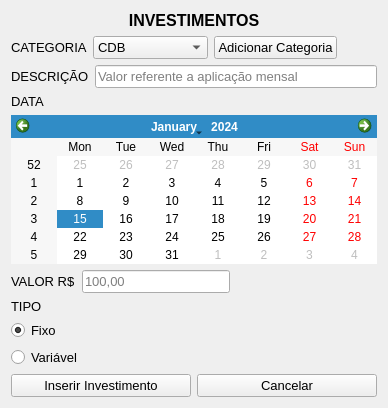
      <widget class="QWidget" name="pg_novo_investimento">
       <layout class="QGridLayout" name="gridLayout_8">
        <item row="0" column="0">
         <widget class="QLabel" name="label_52">
          <property name="font">
           <font>
            <family>Arial</family>
            <pointsize>10</pointsize>
            <weight>75</weight>
            <bold>true</bold>
           </font>
          </property>
          <property name="text">
           <string>&lt;html&gt;&lt;head/&gt;&lt;body&gt;&lt;p align=&quot;center&quot;&gt;&lt;span style=&quot; font-size:12pt;&quot;&gt;INVESTIMENTOS&lt;/span&gt;&lt;/p&gt;&lt;/body&gt;&lt;/html&gt;</string>
          </property>
         </widget>
        </item>
        <item row="1" column="0">
         <layout class="QHBoxLayout" name="horizontalLayout_10">
          <item>
           <layout class="QVBoxLayout" name="verticalLayout_22">
            <item>
             <layout class="QHBoxLayout" name="horizontalLayout_9">
              <item>
               <widget class="QLabel" name="label_53">
                <property name="font">
                 <font>
                  <family>Arial</family>
                  <pointsize>10</pointsize>
                 </font>
                </property>
                <property name="text">
                 <string>CATEGORIA</string>
                </property>
               </widget>
              </item>
              <item>
               <widget class="QComboBox" name="cb_cat_investimento">
                <property name="font">
                 <font>
                  <family>Arial</family>
                  <pointsize>10</pointsize>
                 </font>
                </property>
                <item>
                 <property name="text">
                  <string>CDB</string>
                 </property>
                </item>
                <item>
                 <property name="text">
                  <string>LCI</string>
                 </property>
                </item>
                <item>
                 <property name="text">
                  <string>Tesouro Direto</string>
                 </property>
                </item>
               </widget>
              </item>
              <item>
               <widget class="QPushButton" name="btn_add_cat_investimento">
                <property name="font">
                 <font>
                  <family>Arial</family>
                  <pointsize>10</pointsize>
                 </font>
                </property>
                <property name="cursor">
                 <cursorShape>PointingHandCursor</cursorShape>
                </property>
                <property name="text">
                 <string>Adicionar Categoria</string>
                </property>
               </widget>
              </item>
              <item>
               <spacer name="horizontalSpacer_15">
                <property name="orientation">
                 <enum>Qt::Horizontal</enum>
                </property>
                <property name="sizeHint" stdset="0">
                 <size>
                  <width>40</width>
                  <height>20</height>
                 </size>
                </property>
               </spacer>
              </item>
             </layout>
            </item>
            <item>
             <layout class="QHBoxLayout" name="horizontalLayout_23">
              <item>
               <widget class="QLabel" name="label_56">
                <property name="font">
                 <font>
                  <family>Arial</family>
                  <pointsize>10</pointsize>
                 </font>
                </property>
                <property name="text">
                 <string>DESCRIÇÃO</string>
                </property>
               </widget>
              </item>
              <item>
               <widget class="QLineEdit" name="txt_desc_investimento">
                <property name="font">
                 <font>
                  <family>Arial</family>
                  <pointsize>10</pointsize>
                 </font>
                </property>
                <property name="placeholderText">
                 <string>Valor referente a aplicação mensal</string>
                </property>
               </widget>
              </item>
             </layout>
            </item>
            <item>
             <layout class="QVBoxLayout" name="verticalLayout_47">
              <item>
               <widget class="QLabel" name="label_54">
                <property name="font">
                 <font>
                  <family>Arial</family>
                  <pointsize>10</pointsize>
                 </font>
                </property>
                <property name="text">
                 <string>DATA</string>
                </property>
               </widget>
              </item>
              <item>
               <widget class="QCalendarWidget" name="calendar_investimento"/>
              </item>
             </layout>
            </item>
            <item>
             <layout class="QHBoxLayout" name="horizontalLayout_22">
              <item>
               <widget class="QLabel" name="label_55">
                <property name="font">
                 <font>
                  <family>Arial</family>
                  <pointsize>10</pointsize>
                 </font>
                </property>
                <property name="text">
                 <string>VALOR R$</string>
                </property>
               </widget>
              </item>
              <item>
               <widget class="QLineEdit" name="txt_valor_investimento">
                <property name="font">
                 <font>
                  <family>Arial</family>
                  <pointsize>10</pointsize>
                 </font>
                </property>
                <property name="placeholderText">
                 <string>100,00</string>
                </property>
               </widget>
              </item>
              <item>
               <spacer name="horizontalSpacer_26">
                <property name="orientation">
                 <enum>Qt::Horizontal</enum>
                </property>
                <property name="sizeHint" stdset="0">
                 <size>
                  <width>40</width>
                  <height>20</height>
                 </size>
                </property>
               </spacer>
              </item>
             </layout>
            </item>
            <item>
             <layout class="QVBoxLayout" name="verticalLayout_48">
              <item>
               <widget class="QLabel" name="label_57">
                <property name="font">
                 <font>
                  <family>Arial</family>
                  <pointsize>10</pointsize>
                 </font>
                </property>
                <property name="text">
                 <string>TIPO</string>
                </property>
               </widget>
              </item>
              <item>
               <widget class="QRadioButton" name="rb_tipo_investimento_1">
                <property name="font">
                 <font>
                  <family>Arial</family>
                  <pointsize>10</pointsize>
                 </font>
                </property>
                <property name="cursor">
                 <cursorShape>PointingHandCursor</cursorShape>
                </property>
                <property name="text">
                 <string>Fixo</string>
                </property>
                <property name="checked">
                 <bool>true</bool>
                </property>
               </widget>
              </item>
              <item>
               <widget class="QRadioButton" name="rb_tipo_investimento_2">
                <property name="font">
                 <font>
                  <family>Arial</family>
                  <pointsize>10</pointsize>
                 </font>
                </property>
                <property name="cursor">
                 <cursorShape>PointingHandCursor</cursorShape>
                </property>
                <property name="text">
                 <string>Variável</string>
                </property>
                <property name="checked">
                 <bool>false</bool>
                </property>
               </widget>
              </item>
             </layout>
            </item>
            <item>
             <layout class="QHBoxLayout" name="horizontalLayout_24">
              <item>
               <widget class="QPushButton" name="btn_inserir_investimento">
                <property name="font">
                 <font>
                  <family>Arial</family>
                  <pointsize>10</pointsize>
                 </font>
                </property>
                <property name="cursor">
                 <cursorShape>PointingHandCursor</cursorShape>
                </property>
                <property name="text">
                 <string>Inserir Investimento</string>
                </property>
               </widget>
              </item>
              <item>
               <widget class="QPushButton" name="btn_cancelar_investimento">
                <property name="font">
                 <font>
                  <family>Arial</family>
                  <pointsize>10</pointsize>
                 </font>
                </property>
                <property name="cursor">
                 <cursorShape>PointingHandCursor</cursorShape>
                </property>
                <property name="text">
                 <string>Cancelar</string>
                </property>
               </widget>
              </item>
             </layout>
            </item>
           </layout>
          </item>
         </layout>
        </item>
       </layout>
      </widget>
